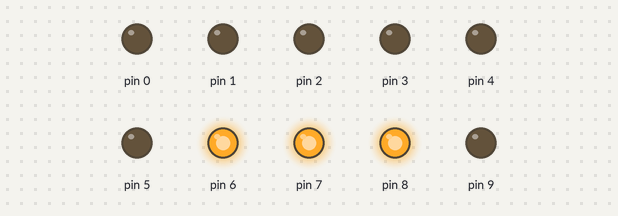
The sketch below on a simulated Arduino Uno, built with avr-gcc and run on an emulated ATmega328P. Parts: output pins drawn as LEDs (lit = HIGH).

Above: at 0.22 s.
At 1.97 s:
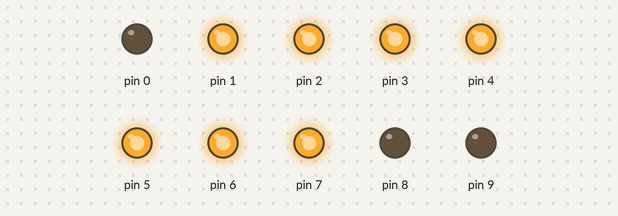
At 3.57 s:
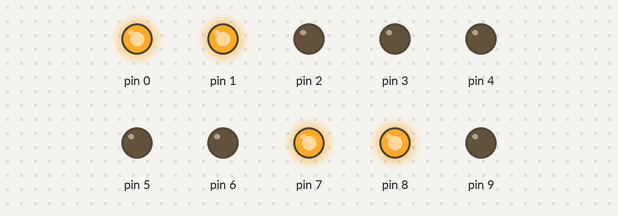
At 6.87 s:
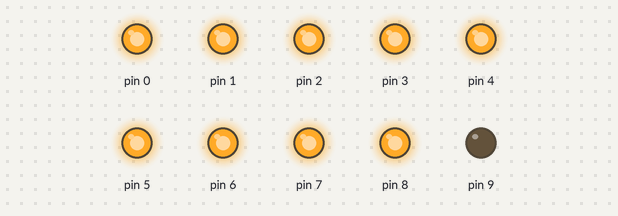
At 13.62 s:
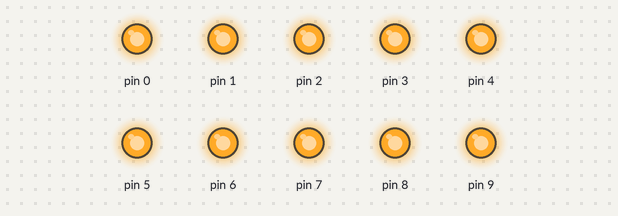
At 22.28 s:
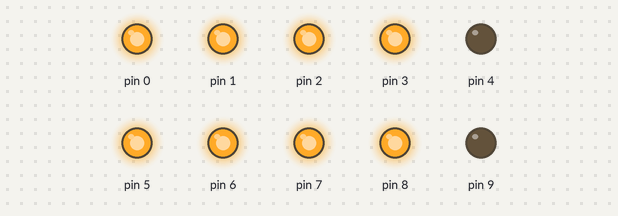
Timing chart, 0 to 22.6 s (numbered marks = the images above):
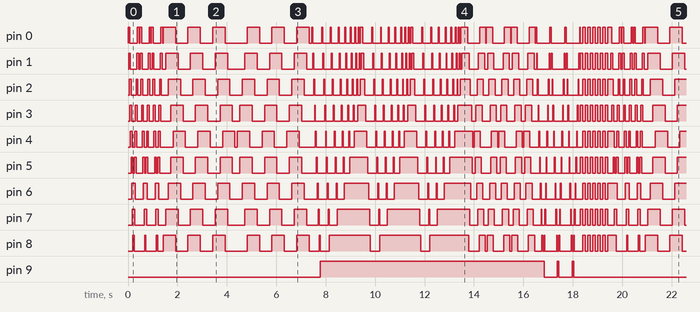

The sketch:

my_first_project2.ino
```cpp
void setup() {
  // put your setup code here, to run once:
  for (int i = 0; i < 10; i++) {
    pinMode(i, OUTPUT);
  }
}


void loop() {
  // put your main code here, to run repeatedly:
  // 1
  for (int c = 0; c < 3; c++) {
    for (int i = -2; i < 7; i++) {
      digitalWrite(i-1, LOW);
      digitalWrite(i, HIGH);
      digitalWrite(i+1, HIGH);
      digitalWrite(i+2, HIGH);
      delay(25);
    }
    for (int i = 8; i > -2; i--) {
      digitalWrite(i+1, LOW);
      digitalWrite(i, HIGH);
      digitalWrite(i-1, HIGH);
      digitalWrite(i-2, HIGH);
      delay(25);
    }
  }
  // 2
  for (int c = 0; c < 3; c++) {
    for (int i = 0; i < 5; i++) {
      digitalWrite(i, HIGH);
      digitalWrite(8-i, HIGH);
      delay(100);
    }
    for (int i = 0; i < 5; i++) {
      digitalWrite(i, LOW);
      digitalWrite(8-i, LOW);
      delay(100);
    }
  }
  // 3
  for (int c = 0; c < 3; c++) {
    int t = floor(9/2);
    for (int i = 0; i < 5; i++) {
      digitalWrite(t+i, HIGH);
      digitalWrite(t-i, HIGH);
      delay(100);
    }
    for (int i = 0; i < 5; i++) {
      digitalWrite(t+i, LOW);
      digitalWrite(t-i, LOW);
      delay(100);
    }
  }
  // 4
  for (int c = 0; c < 3; c++) {
    int d = 50;
    for (int a = 0; a <10; a++) {
      for (int i = 0; i < 9-a; i++) {
        digitalWrite(i, HIGH);
        delay(40);
        digitalWrite(i, LOW);
      }
      d = d-5;
      digitalWrite(9-a, HIGH);
      delay(d);
    }
  }
  // 5
  for (int c = 0; c < 3; c++) {
    for (int i = 0; i < 5; i++) {
      digitalWrite(i, HIGH);
      delay(25);
      digitalWrite(8-i, HIGH);
      delay(25);
    }
    int t = floor(9/2);
    for (int i = 0; i < 5; i++) {
      digitalWrite(i, LOW);
      delay(25);
      digitalWrite(8-i, LOW);
      delay(25);
    }
    for (int i = 0; i < 5; i++) {
      digitalWrite(t+i, HIGH);
      delay(25);
      digitalWrite(t-i, HIGH);
      delay(25);
    }
    for (int i = 0; i < 5; i++) {
      digitalWrite(t+i, LOW);
      delay(25);
      digitalWrite(t-i, LOW);
      delay(25);
    }
  }
  // 6
  for (int c = 0; c < 3; c++) {
    for (int i = 0; i <10; i++) {
      digitalWrite(i,HIGH);
      delay(30);
      digitalWrite(i, LOW);
    }
    for (int i = 0; i <10; i++) {
      digitalWrite(9-i,HIGH);
      delay(30);
      digitalWrite(9-i, LOW);
    }
  }
  // 7
    for (int r = 0; r<3; r++) {
    digitalWrite(0,LOW);
    digitalWrite(2,LOW);
    digitalWrite(4,LOW);
    digitalWrite(6,LOW);
    digitalWrite(8,LOW);
    digitalWrite(1,HIGH);
    digitalWrite(3,HIGH);
    digitalWrite(5,HIGH);
    digitalWrite(7,HIGH);
    delay(100);
    digitalWrite(1,LOW);
    digitalWrite(3,LOW);
    digitalWrite(5,LOW);
    digitalWrite(7,LOW);
    digitalWrite(0,HIGH);
    digitalWrite(2,HIGH);
    digitalWrite(4,HIGH);
    digitalWrite(6,HIGH);
    digitalWrite(8,HIGH);
    delay(100);
    digitalWrite(0,LOW);
    digitalWrite(2,LOW);
    digitalWrite(4,LOW);
    digitalWrite(6,LOW);
    digitalWrite(8,LOW);
    digitalWrite(1,HIGH);
    digitalWrite(3,HIGH);
    digitalWrite(5,HIGH);
    digitalWrite(7,HIGH);
    delay(100);
    digitalWrite(1,LOW);
    digitalWrite(3,LOW);
    digitalWrite(5,LOW);
    digitalWrite(7,LOW);
    digitalWrite(0,HIGH);
    digitalWrite(2,HIGH);
    digitalWrite(4,HIGH);
    digitalWrite(6,HIGH);
    digitalWrite(8,HIGH);
    delay(100);
    }
}
```

Measured:
- by itself, pin 0–8: moves between LOW and HIGH, repeating every 19.5 s
- by itself, everything shown: repeats every 19.5 s, in 240 steps
